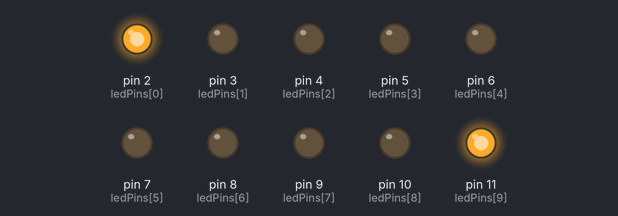
The sketch below on a simulated Arduino Uno, built with avr-gcc and run on an emulated ATmega328P. On the bench: output pins drawn as LEDs (lit = HIGH).

Above: at 0.03 s.
At 0.69 s:
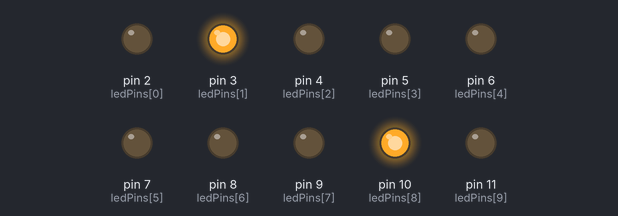
At 1.35 s:
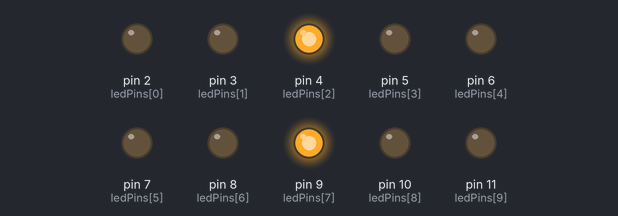
At 2.01 s:
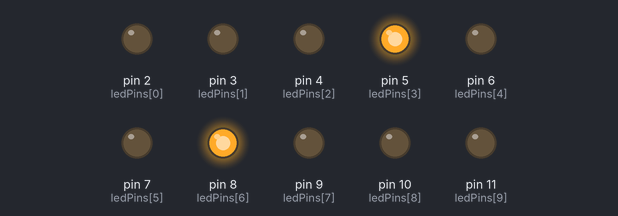
At 2.7 s:
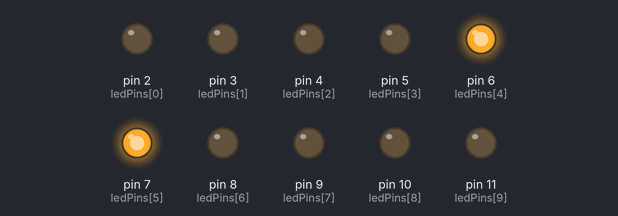
Timing chart, 0 to 3.0 s (numbered marks = the images above):
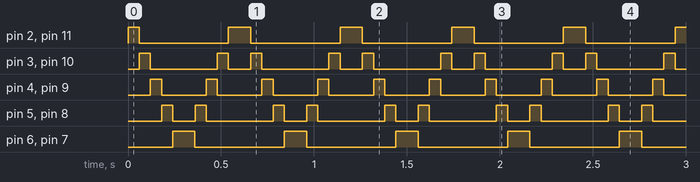

Measured:
- by itself, pin 2 (ledPins[0]), pin 11 (ledPins[9]): repeats every 0.60 s: LOW 0.48 s, HIGH 0.12 s
- by itself, pin 3 (ledPins[1]), pin 10 (ledPins[8]): repeats every 0.60 s: LOW 0.36 s, HIGH 0.06 s, LOW 0.12 s, HIGH 0.06 s
- by itself, pin 4 (ledPins[2]), pin 9 (ledPins[7]): alternates HIGH for 0.06 s and LOW for 0.24 s
- by itself, pin 5 (ledPins[3]), pin 8 (ledPins[6]): repeats every 0.60 s: LOW 0.12 s, HIGH 0.06 s, LOW 0.36 s, HIGH 0.06 s
- by itself, pin 6 (ledPins[4]), pin 7 (ledPins[5]): alternates HIGH for 0.12 s and LOW for 0.48 s

The sketch:

ledbar_0523.ino
```cpp
const int ledCount = 10;    // the number of LEDs in the bar graph

int ledPins[] = {
  2, 3, 4, 5, 6, 7,8,9,10,11 };   // an array of pin numbers to which LEDs are attached


void setup() {
  // loop over the pin array and set them all to output:
  for (int thisLed = 0; thisLed < ledCount; thisLed++) {
    pinMode(ledPins[thisLed], OUTPUT);
  }
  for (int thisLed2 = 9; thisLed2 > ledCount; thisLed2--) {
    pinMode(ledPins[thisLed2], OUTPUT);
  }
}

void loop() {


  // loop over the LED array:

  for (int thisLed = 0; thisLed < ledCount-5; thisLed++) {
    int thisLed2 = 9-thisLed;
    digitalWrite(ledPins[thisLed],HIGH);
    digitalWrite(ledPins[thisLed2],HIGH);
    delay(60);
    digitalWrite(ledPins[thisLed],LOW);
    digitalWrite(ledPins[thisLed2],LOW);
    }

for (int thisLed = 4 ; thisLed>=0;thisLed--){
   int thisLed2 = 9-thisLed;
    digitalWrite(ledPins[thisLed],HIGH);
    digitalWrite(ledPins[thisLed2],HIGH);
    delay(60);
    digitalWrite(ledPins[thisLed],LOW);
    digitalWrite(ledPins[thisLed2],LOW);
 }

}
```
